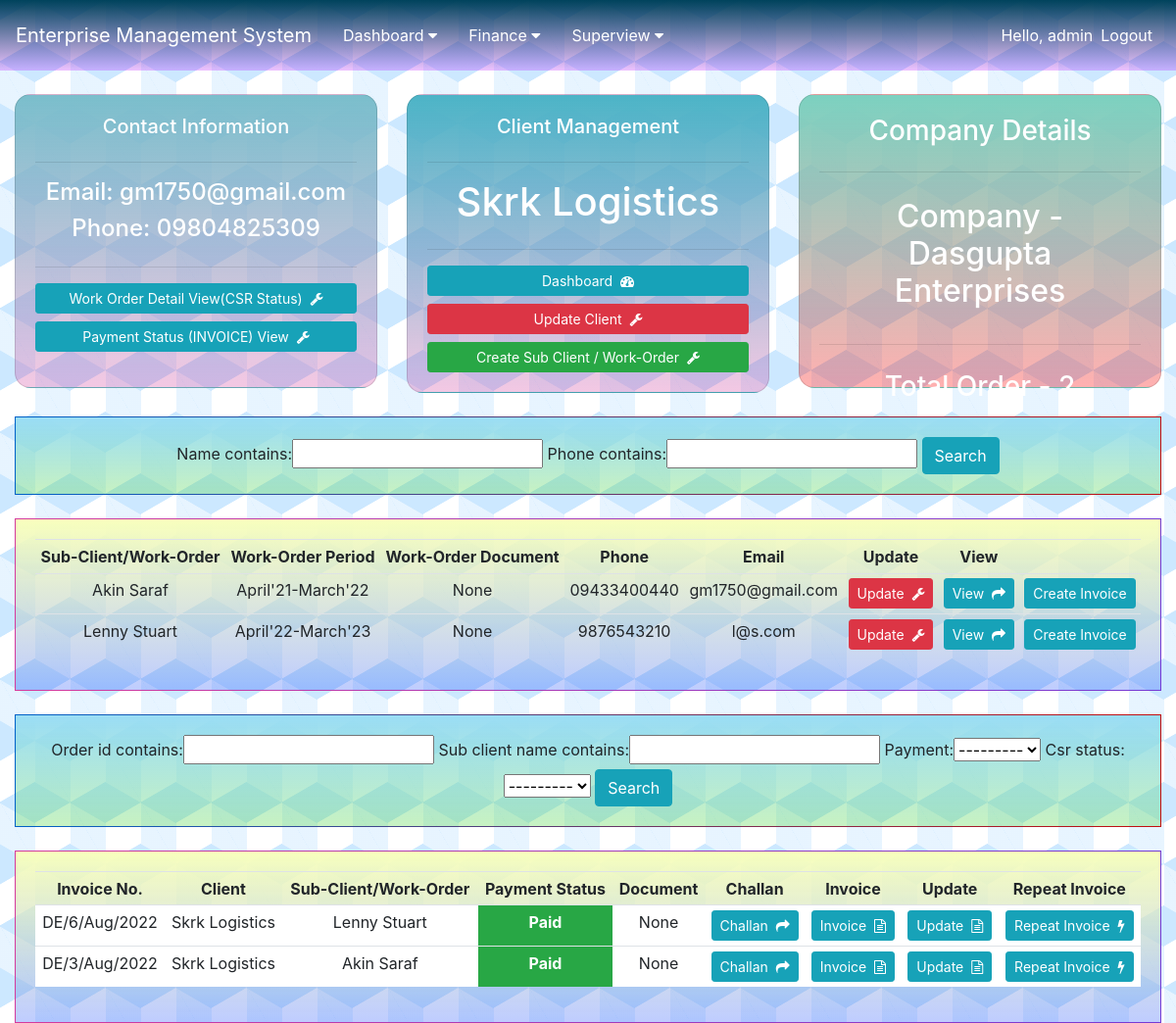
The app's page /client/13/ (signed in) with its own data.
### client/models.py (models this page shows, shortened)
class Client(models.Model):
    company = models.ForeignKey(Company, null=True, on_delete=models.CASCADE)
    name = models.CharField(max_length=100, null=True)
    phone = models.CharField(max_length=20, null=True)
    email = models.EmailField()
    address = models.TextField(max_length=200, null=True)
    timestamp = models.DateTimeField(auto_now_add=True, null=True)

class Sub_Client(models.Model):
    client = models.ForeignKey(Client, null=True, on_delete=models.CASCADE)
    name = models.CharField(max_length=100, null=True)
    phone = models.CharField(max_length=20, null=True)
    email = models.EmailField()
    address = models.TextField(max_length=200, null=True)
    work_order_number = models.CharField(max_length=120, null=True, blank=True)
    upload_document = models.FileField(upload_to="document_uploaded/", blank=True)
    work_order_period = models.CharField(max_length=100, null=True)
    frequency = models.CharField(max_length=100, null=True)
    CSR = models.IntegerField(default=0)
    timestamp = models.DateTimeField(auto_now_add=True, null=True)
    def __str__(self):
        return self.name

### company/models.py (models this page shows, shortened)
class Company(models.Model):
    name = models.CharField(max_length=100, null=True)
    timestamp = models.DateTimeField(auto_now_add=True, null=True)

### order/models.py (models this page shows, shortened)
class Order(models.Model):
    STATUS = (
        ('Pending', 'Pending'),
        ('Paid', 'Paid'),
    )
    CSR_value = (
        (True, 'Paid'),
        (False, 'Not Paid'),
    )
    MONTH = (
        ('JANUARY', 'JANUARY'),
        ('FEBRUARY', 'FEBRUARY'),
        ('MARCH', 'MARCH'),
        ('APRIL', 'APRIL'),
        ('MAY', 'MAY'),
        ('JUNE', 'JUNE'),
        ('JULY', 'JULY'),
        ('AUGUST', 'AUGUST'),
        ('SEPTEMBER', 'SEPTEMBER'),
        ('OCTOBER', 'OCTOBER'),
        ('NOVEMBER', 'NOVEMBER'),
        ('DECEMBER', 'DECEMBER'),
    )
    COLOUR_CODE = (
        ('#ffffff', 'None'),
        ('#ffc7c7', 'RED'),
        ('#99ffcc', 'GREEN'),
        ('#ffff99', 'YELLOW'),
    )
    order_id = models.CharField(max_length=120, null=True, blank=True)
    uid = models.CharField(max_length=4, null=True, blank=True)
    client = models.ForeignKey(Client, null=True, on_delete=models.CASCADE)
    colour_code = models.CharField(max_length=20, default='None', choices=COLOUR_CODE)
    company = models.ForeignKey(Company, null=True, on_delete=models.CASCADE)
    sub_client = models.ForeignKey(Sub_Client, null=True, on_delete=models.CASCADE)
    work_order_number = models.CharField(max_length=120, null=True, blank=True)
    service_1 = models.ForeignKey(Service, null=True, blank=True, on_delete=models.CASCADE, related_name='service_1')
    price_1 = models.DecimalField(default=0.00, max_digits=10, decimal_places=2)
    area_1 = models.DecimalField(default=0.00, max_digits=10, decimal_places=2)
    rate_1 = models.DecimalField(default=0.00, max_digits=10, decimal_places=2)
    service_2 = models.ForeignKey(Service, null=True, blank=True, on_delete=models.CASCADE, related_name='service_2')
    price_2 = models.DecimalField(default=0.00, max_digits=10, decimal_places=2)
    area_2 = models.DecimalField(default=0.00, max_digits=10, decimal_places=2)
    rate_2 = models.DecimalField(default=0.00, max_digits=10, decimal_places=2)
    service_3 = models.ForeignKey(Service, null=True, blank=True, on_delete=models.CASCADE, related_name='service_3')
    price_3 = models.DecimalField(default=0.00, max_digits=10, decimal_places=2)
    area_3 = models.DecimalField(default=0.00, max_digits=10, decimal_places=2)
    rate_3 = models.DecimalField(default=0.00, max_digits=10, decimal_places=2)
    service_4 = models.ForeignKey(Service, null=True, blank=True, on_delete=models.CASCADE, related_name='service_4')
    price_4 = models.DecimalField(default=0.00, max_digits=10, decimal_places=2)
    area_4 = models.DecimalField(default=0.00, max_digits=10, decimal_places=2)
    rate_4 = models.DecimalField(default=0.00, max_digits=10, decimal_places=2)
    upload_document = models.FileField(upload_to="document_uploaded/", blank=True)
    work_order_period = models.CharField(max_length=100, null=True, blank=True)
    invoice_for_month = models.CharField(max_length=100, default='JAN', choices=MONTH)
    date = models.CharField(max_length=20, default=datetime.datetime.now().strftime('%d/%m/%y'), null=True)
    frequency = models.CharField(max_length=100, null=True, blank=True)
    payment = models.CharField(max_length=100, default='Pending', choices=STATUS)
    payment_details = models.CharField(max_length=100, null=True, blank=True)
    payment_date = models.DateField(blank=True, null=True)
    bank_transfer = models.BooleanField(default=False)
    CSR = models.IntegerField(default=0)
    csr_status = models.BooleanField(default=False, choices=CSR_value)
    total = models.DecimalField(default=0.00, max_digits=10, decimal_places=2)
    challan_text = models.TextField(max_length=200, null=True, blank=True)
    remark = models.TextField(max_length=200, null=True, blank=True)
    serial_no = models.IntegerField(default=0)
    timestamp = models.DateTimeField(auto_now_add=True, null=True)

### client/views.py (the view)
# urls.py: path('<int:pk>/', views.client_page, name='client_view'),
@login_required(login_url='login')
def client_page(request, pk):
    client = Client.objects.get(id=pk)
    sub_clients = Sub_Client.objects.filter(client__name=client.name)
    orders = Order.objects.filter(client__name=client.name)
    total_order = orders.count()
    order_filter = OrderFilter(request.GET, queryset=orders)
    orders = order_filter.qs
    sub_client_filter = SubClientFilter(request.GET, queryset=sub_clients)
    sub_clients = sub_client_filter.qs
    context = {
        "title": "Clients",
        "content": "Clients Page",
        "sub_clients": sub_clients,
        "client": client,
        "orders": orders,
        "total_order": total_order,
        "order_filter": order_filter,
        "sub_client_filter": sub_client_filter,
    }
    return render(request, 'client.html', context)

### templates/client.html
{% extends "base.html" %}
{% block content %}
<br>
<div class="container-fluid">
	<div class="row">
		<div class="col-md">
			<div class="card text-center text-white card-body" id="client_info">
				<h5>Contact Information</h5>
				<hr>
				<h4>Email: {{ client.email }}</h4>
				<h4>Phone: {{ client.phone }}</h4>
				<hr>
				<a class="btn btn-info  btn-sm btn-block" href="{% url 'client:client_detail_view' client.id %}">Work Order Detail View(CSR Status)&nbsp;&nbsp;<i class="fa fa-wrench" aria-hidden="true"></i></a>
				<a class="btn btn-info  btn-sm btn-block" href="{% url 'client:invoice_detail_view' client.id %}">Payment Status (INVOICE) View&nbsp;&nbsp;<i class="fa fa-wrench" aria-hidden="true"></i></a>
			</div>
		</div>
		<div class="col-md">
			<div class="card text-center text-white card-body" id="client_management">
				<h5>Client Management</h5>
				<hr>
				<h1 class="text-center">{{ client.name }}</h1>
				<hr>
				<a class="btn btn-info  btn-sm btn-block" href="{% url 'DE_dashboard' %}">Dashboard&nbsp;&nbsp;<i class="fa fa-tachometer" aria-hidden="true"></i></a>
				<a class="btn btn-danger  btn-sm btn-block" href="{% url 'client:update_client' client.id %}">Update Client&nbsp;&nbsp;<i class="fa fa-wrench" aria-hidden="true"></i></a>
				<a class="btn btn-success  btn-sm btn-block" href="{% url 'client:create_sub_client' %}">Create Sub Client / Work-Order&nbsp;&nbsp;<i class="fa fa-wrench" aria-hidden="true"></i></a>
			</div>
		</div>
		<div class="col-md">
			<div class="card text-center text-white card-body" id="total_order">
				<h3>Company Details</h3>
				<hr>
				<h2 style="text-align: center;padding: 10px">Company - {{ client.company.name }}</h2>
				<hr>
				<h3 style="text-align: center;padding: 10px">Total Order - {{ total_order }}</h3>
				<h4 style="text-align: center;padding: 10px"></h4>
			</div>
		</div>
	</div>
	<br>
	<div class="row">
		<div class="col">
			<div class="card text-center card-body border-gradient-red" id="search_card">
				<form method="get">
					{{ sub_client_filter.form }}
					<button class="btn btn-info" type="submit">Search</button>
			  	</form>
			</div>
		</div>
	</div>
	<br>
	<div class="row">
		<div class="col-md">
			<div class="card card-body border-gradient-purple" id="listview-card-dash">
				<table class="table text-center table-sm">
					<tr>
						<th>Sub-Client/Work-Order</th>
						<th>Work-Order Period</th>
						<th>Work-Order Document</th>
						<th>Phone</th>
						<th>Email</th>
						<th>Update</th>
						<th>View</th>
						<th></th>
					</tr>
					{% for sub_client in sub_clients %}
					<tr>
						<td>{{ sub_client.name }}</td>
						<td>{{ sub_client.work_order_period }}</td>
						{% if sub_client.upload_document %}
							<td class="text-center">Available&nbsp;<a href="{{ sub_client.upload_document.url }}" type="button" class="btn btn-sm btn-info"><i class="fa fa-file-text-o" aria-hidden="true"></i></a></td>
						{% else %}
							<td>None</td>
						{% endif %}
						<td>{{ sub_client.phone }}</td>
						<td>{{ sub_client.email }}</td>
						<td><a type="button" class="btn btn-danger  btn-sm" href="{% url 'client:update_sub_client' sub_client.id %}">Update&nbsp;&nbsp;<i class="fa fa-wrench" aria-hidden="true"></i></a></td>
						<td><a type="button" class="btn btn-sm btn-info" href="{% url 'client:sub_client_page' sub_client.id %}">View&nbsp;&nbsp;<i class="fa fa-share" aria-hidden="true"></i></a></td>
						{% if client.company.name == 'Asian Chemicals' %}
							<td><a type="button" class="btn btn-sm btn-info" href="{% url 'order:accreate_order' client.id sub_client.id %}">Create Invoice</a></td>
						{% else %}
							<td><a type="button" class="btn btn-sm btn-info" href="{% url 'order:decreate_order' client.id sub_client.id %}">Create Invoice</a></td>
						{% endif %}
					</tr>
					{% endfor %}
				</table>
			</div>
		</div>
	</div>
	<br>
	<div class="row">
		<div class="col">
			<div class="card text-center card-body border-gradient-red" id="search_card">
				<form method="get">
					{{ order_filter.form }}
					<button class="btn btn-info" type="submit">Search</button>
			  	</form>
			</div>
		</div>
	</div>
	<br>
	<div class="row">
		<div class="col-md">
			<div class="card card-body border-gradient-purple" id="listview-card-dash">
				<table class="table text-center table-sm">
					<tr>
						<th>Invoice No.</th>
						<th>Client</th>
						<th>Sub-Client/Work-Order</th>
						<th>Payment Status</th>
						<th>Document</th>
						<th>Challan</th>
						<th>Invoice</th>
						<th>Update</th>
						<th>Repeat Invoice</th>
					</tr>
					{% for order in orders|slice:"::-1"|slice:":30" %}
						<tr style="background-color:{{ order.colour_code }};">
							<td>{{ order.order_id }}</td>
							<td>{{ order.client.name }}</td>
							<td>{{ order.sub_client }}</td>
							{% if order.payment == 'Paid' %}
							<td class="bg-success text-white text-center font-weight-bold">{{ order.payment }}</td>
							{% else %}
							<td class="bg-danger text-white text-center font-weight-bold">{{ order.payment }}</td>
							{% endif %}
							{% if order.upload_document %}
							<td><a href="{{ order.upload_document.url }}">{{ order.upload_document }}</a></td>
							{% else %}
							<td>None</td>
							{% endif %}
							<td><a href="{% url 'order:view_order' order.id %}" type="button" class="btn btn-sm btn-info">Challan&nbsp;&nbsp;<i class="fa fa-share" aria-hidden="true"></i></a></td>
							<td><a href="{% url 'order:invoice' order.id %}" type="button" class="btn btn-sm btn-info">Invoice&nbsp;&nbsp;<i class="fa fa-file-text-o" aria-hidden="true"></i></a></td>
							<td><a href="{% url 'order:update_order' order.id 0 %}" type="button" class="btn btn-sm btn-info">Update&nbsp;&nbsp;<i class="fa fa-file-text-o" aria-hidden="true"></i></a></td>
							<td><a href="{% url 'order:next_order' order.id %}" type="button" class="btn btn-sm btn-info">Repeat Invoice&nbsp;&nbsp;<i class="fa fa-bolt" aria-hidden="true"></i></a></td>
						</tr>
					{% endfor %}
				</table>
			</div>
		</div>
	</div>
</div>
{% endblock %}

### templates/navbar.html (shortened to what this page needs)
<nav class="navbar navbar-expand-lg navbar-dark" style="background: linear-gradient(#00435c, #b400ff3d);">
  <a class="navbar-brand" href="{% url 'home' %}">Enterprise Management System</a>
  <div class="collapse navbar-collapse" id="navbarNav">
    <ul class="navbar-nav mr-auto">
      <div class="dropdown">
        <button class="dropbtn">Dashboard
          <i class="fa fa-caret-down"></i>
        </button>
      </div>
      {% if request.user.is_superuser %}
      <div class="dropdown">
        <button class="dropbtn">Finance
          <i class="fa fa-caret-down"></i>
        </button>
      </div>
      {% endif %}
      <div class="dropdown">
        <button class="dropbtn">Superview
          <i class="fa fa-caret-down"></i>
        </button>
      </div>
    </ul>
    <ul class="navbar-nav ml-auto">
      {% if request.user.is_authenticated %}
        <li class="nav-item">
          <span class="navbar-text" style="color: white;">Hello, {{ request.user }}</span>
        </li>
        <li class="nav-item">
          <a class="nav-link" href="{% url 'logout' %}" style="color: white;">Logout</a>
        </li>
      {% endif %}
    </ul>
  </div>
</nav>

### static/css/main.css (style rules this page uses)
body { background-color: #ffffff; opacity: 1; width: flex; background-image: linear-gradient(30deg, #cce8ff 12%, transparent 12.5%, transparent 87%, #cce8ff 87.5%, #cce8ff), linear-gradient(150deg, #cce8ff 12%, transparent 12.5%, transparent 87%, #cce8ff 87.5%, #cce8ff), linear-gradient(30deg, #cce8ff 12%, transparent 12.5%, transparent 87%, #cce8ff 87.5%, #cce8ff), linear-gradient(150deg, #cce8ff 12%, transparent 12.5%, transparent 87%, #cce8ff 87.5%, #cce8ff), linear-gradient(60deg, #cce8ff77 25%, transparent 25.5%, transparent 75%, #cce8ff77 75%, #cce8ff77), linear-gradient(60deg, #cce8ff77 25%, transparent 25.5%, transparent 75%, #cce8ff77 75%, #cce8ff77); background-size: 72px 126px; background-position: 0 0, 0 0, 36px 63px, 36px 63px, 0 0, 36px 63px; }
#listview-card-dash { background: linear-gradient(#f8ffbd, #0037ff40); }
#client_management { border-radius: 1rem; background: linear-gradient(#4cb4c7, #d53a9d47); }
#client_info { border-radius: 1rem; background: linear-gradient(#7abecc, #d53a9d47); height: 300px; }
#total_order { border-radius: 1rem; background: linear-gradient(#7CD1C0, #ff00004f); height: 300px; }
#search_card { background: linear-gradient(#9addf5, #4bd53a4f); }
.dropbtn { background-color: #00000000; color: white; padding: 16px; font-size: 16px; border: none; }
.border-gradient-purple { border-width: thin; border-image-slice: 1; border-image-source: linear-gradient(to left, #743ad5, #d53a9d); }
.border-gradient-red { border-width: thin; border-image-slice: 1; border-image-source: linear-gradient(to left, #c50d0d, #0062c8); }
.dropdown { position: relative; display: inline-block; }

### records on screen
Client: email "gm1750@gmail.com", phone "09804825309", name "Skrk Logistics", company.name "Dasgupta Enterprises"
Sub_Client: name "Akin Saraf", work_order_period "April'21-March'22", upload_document "None", phone "09433400440", email "gm1750@gmail.com"
Sub_Client: name "Lenny Stuart", work_order_period "April'22-March'23", upload_document "None", phone "9876543210", email "l@s.com"
Order: order_id "DE/6/Aug/2022", client.name "Skrk Logistics", sub_client "Lenny Stuart", payment "Paid", upload_document "None"
Order: order_id "DE/3/Aug/2022", client.name "Skrk Logistics", sub_client "Akin Saraf", payment "Paid", upload_document "None"

### other values on screen
{{ request.user }} "admin"
{{ total_order }} "2"
